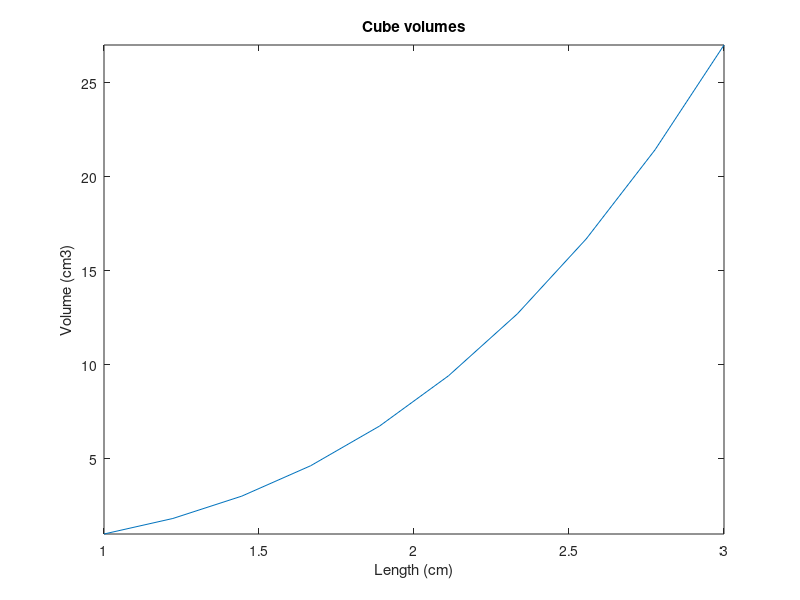

Recreate this plot in MATLAB.
L = linspace(1, 3, 10);
V = L.^3
for i = 1:length(L)
  fprintf("Side length: %g, Volume: %g\n", L(i), V(i));
end
plot(L, V);
xlabel("Length (cm)")
ylabel("Volume (cm3)")
title("Cube volumes")
axis tight